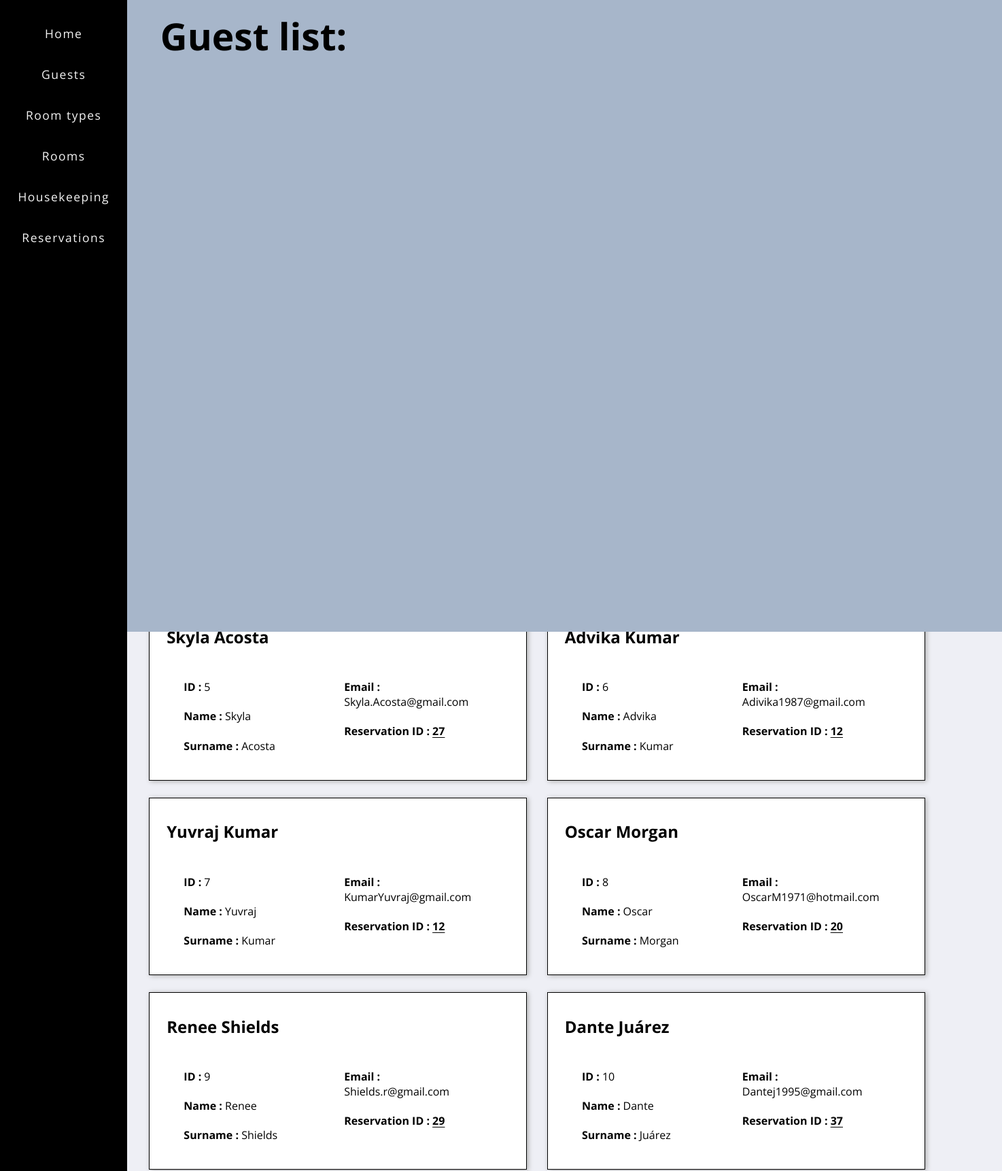
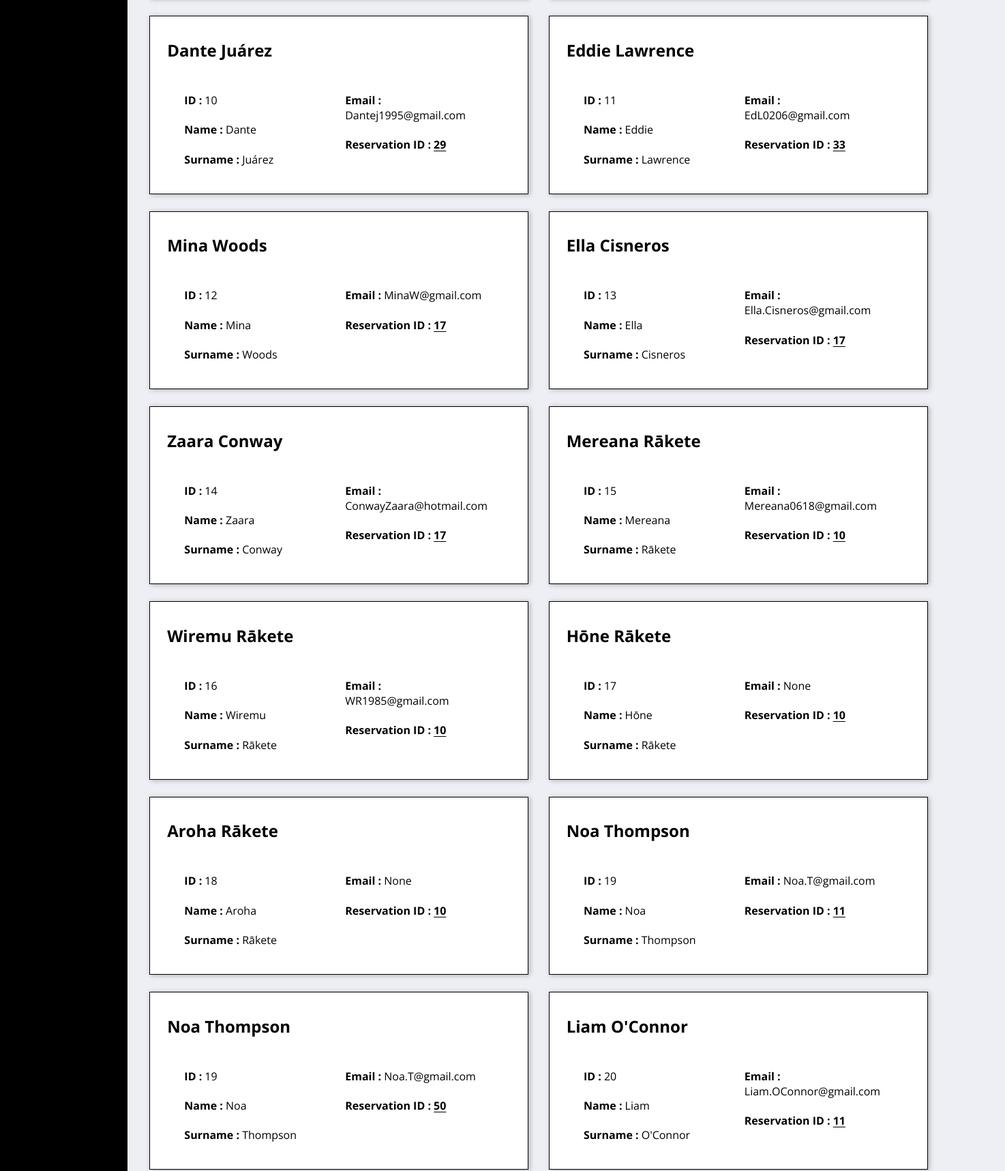
/Guests (upper part), run on the app's committed database (2 pictures, top to bottom).
### tables this page shows
CREATE TABLE GUESTS (guest_id INTEGER PRIMARY KEY, first_name TEXT, sur_name TEXT, email TEXT);

### app.py (the view)
@app.route("/Guests")
def guests():
    db = get_db()
    Get_all_guests = db.cursor()
    gr_list = []
    allguestsinfo = Get_all_guests.execute('SELECT * FROM GUESTS').fetchall()
    for s in allguestsinfo:
       guest_res = Get_all_guests.execute("SELECT reservation_id FROM GUESTS_RESERVATIONS WHERE guest_id = '" +(str(s[0]))+ "'").fetchall()
       for t in guest_res:
           gr_list.append(tuple(s) + (t[0],))
    return render_template("guestinfos.html", gr_list=gr_list)

### app.py (called while the page is built)
def get_db():
    if "db" not in g:
        g.db = sqlite3.connect(DATABASE)
        g.db.row_factory = sqlite3.Row
    return g.db

### Templates/guestinfos.html (shortened to what this page needs)
{% extends "layout.html" %}
{% block body %}
    <link rel="stylesheet" href= "{{url_for('static', filename='roomtype_guest.css')}}">
    <body>
    <h1> Guest list:</h1>
        <h2 class="normal"> Search </h2> <h3>- enter either guest name, surname or ID</h3>
        <form action = "/foundguest" method = "post">
        </form>
            {% for guestinfo in gr_list %}
            <div style = "width: 40%;  margin: 1%;">
              <h2>{{ guestinfo[1] }} {{ guestinfo[2] }}</h2>
              <span>
                <h4>ID : <p>{{ guestinfo[0] }}</p></h4>
                <h4>Name : <p>{{ guestinfo[1] }}</p></h4>
                <h4>Surname : <p>{{ guestinfo[2] }}</p></h4>
              </span>
              <span>
                <h4>Email : <p>{{ guestinfo[3] }}</p></h4>
                <h4>Reservation ID : <a href="{{ url_for('foundres', res_id=guestinfo[4])}}"> {{guestinfo[4]}} </a></h4>
              </span>
            </div>
            {% endfor %}
    </body>
{% endblock %}

### static/layout.css (style rules this page uses)
a { color: black; text-underline-offset: 3px; }
body { margin-top: 10%; margin-left: 14%; background-color: rgb(238, 239, 245); font-family: 'Open Sans'; }
h1 { font-family: 'Open Sans'; font-weight: bolder; padding : 1% 6%; font-size: 55px; width: 100%; height:10%; background-color: rgb(167, 182, 202); top: 0; left: 10%; margin: 0; position: absolute; }
h3 { margin-bottom: 0px }
.normal { margin: 0; padding: 0; text-decoration:none; }

### static/roomtype_guest.css (style rules this page uses)
div { display: inline-block; border: solid; border-width: 1.5px; border-color: rgb(0, 0, 0); background-color: white; box-shadow: 2px 1px 7px rgb(172, 172, 172); width: 95%; padding: 1% 2%; margin-bottom: 2%; }
span { display: inline-block; vertical-align: top; font-size: 100%; width : 40%; height: auto; padding: 1%; padding-left: 5%; }
p { display : inline; font-weight: normal; }

### data on the page
GUESTS: first_name "Skyla", sur_name "Acosta", guest_id "5", email "Skyla.Acosta@gmail.com", guestinfo "27"
GUESTS: first_name "Advika", sur_name "Kumar", guest_id "6", email "Adivika1987@gmail.com", guestinfo "12"
GUESTS: first_name "Yuvraj", sur_name "Kumar", guest_id "7", email "KumarYuvraj@gmail.com", guestinfo "12"
GUESTS: first_name "Oscar", sur_name "Morgan", guest_id "8", email "OscarM1971@hotmail.com", guestinfo "20"
GUESTS: first_name "Renee", sur_name "Shields", guest_id "9", email "Shields.r@gmail.com", guestinfo "29"
GUESTS: first_name "Dante", sur_name "Juárez", guest_id "10", email "Dantej1995@gmail.com", guestinfo "37", guestinfo "29"
GUESTS: first_name "Eddie", sur_name "Lawrence", guest_id "11", email "EdL0206@gmail.com", guestinfo "33"
GUESTS: first_name "Mina", sur_name "Woods", guest_id "12", email "MinaW@gmail.com", guestinfo "17"
GUESTS: first_name "Ella", sur_name "Cisneros", guest_id "13", email "Ella.Cisneros@gmail.com", guestinfo "17"
GUESTS: first_name "Zaara", sur_name "Conway", guest_id "14", email "ConwayZaara@hotmail.com", guestinfo "17"
GUESTS: first_name "Mereana", sur_name "Rākete", guest_id "15", email "Mereana0618@gmail.com", guestinfo "10"
GUESTS: first_name "Wiremu", sur_name "Rākete", guest_id "16", email "WR1985@gmail.com", guestinfo "10"
GUESTS: first_name "Hōne", sur_name "Rākete", guest_id "17", guestinfo "None", guestinfo "10"
GUESTS: first_name "Aroha", sur_name "Rākete", guest_id "18", guestinfo "None", guestinfo "10"
GUESTS: first_name "Noa", sur_name "Thompson", guest_id "19", email "Noa.T@gmail.com", guestinfo "11", guestinfo "50"
GUESTS: first_name "Liam", sur_name "O'Connor", guest_id "20", email "Liam.OConnor@gmail.com", guestinfo "11"
